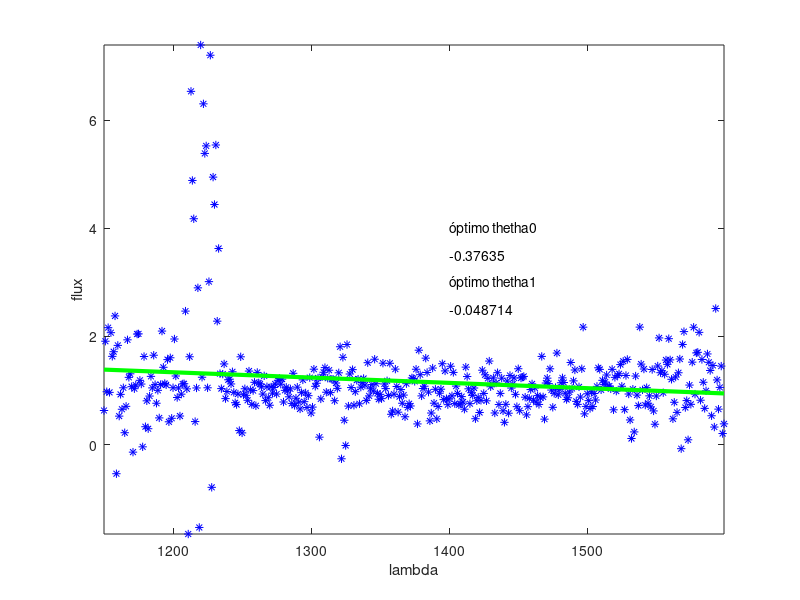
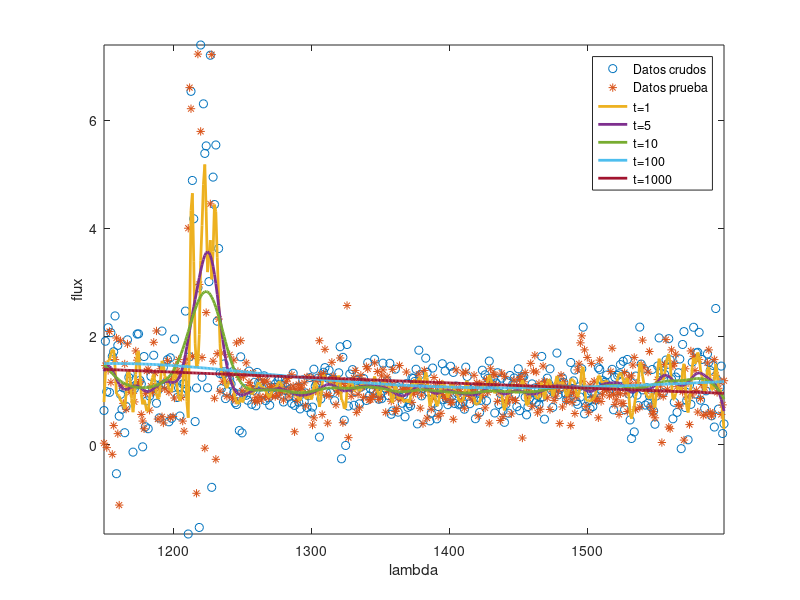

Source code (MATLAB) for these figures, in order:

pkg load optim;

load quasar_train.csv;
lambdas = quasar_train(1, :)';
train_qso = quasar_train(2:end, :);
load quasar_test.csv;
test_qso = quasar_test(2:end, :);


Xo=[ones(rows(lambdas),1),lambdas];

Yo=train_qso(1,:)';

Yp=test_qso(1,:)';


minX = min(Xo(:,2));
maxX = max(Xo(:,2));
mx = 2/(maxX-minX);
bx = 1-mx*maxX;

NM=[1 bx; 0 mx];
X=Xo*NM; 



minY=min(Yo);
maxY=max(Yo);
my = 2/(maxY-minY);
by = 1-my*maxY;

Y = my*Yo + by;

imy = 1/my;
iby = -by/my;



function res=J(theta,X,Y)
  D=(X*theta'-Y*ones(1,rows(theta)));
  res=0.5*sum(D.*D,1)';
endfunction;


function res=gradJ(theta,X,Y)
  res=(X'*(X*theta'-Y*ones(1,rows(theta))))';
endfunction;



  figure(1);
  hold off;
  plot(Xo(:,2),Yo,"*b");
  hold on;
  
  t=(X'*X)^(-1)*X'*Y;
  
  text (1400, 4, "óptimo thetha0");
  text (1400, 3.5,num2str (t(1)));
  
  
  text (1400, 3, "óptimo thetha1");
  text (1400, 2.5,num2str (t(2)));
  
  
  xlabel("lambda");
  ylabel("flux");
  
 
  printf("óptimo theta_0= %d óptimo theta_1= %d",t(1),t(2));
  fflush(stdout);
  
  

  lamb=linspace(min(Xo(:,2)),max(Xo(:,2)),5);


  flux=t(2)*imy*mx*lamb + (imy*t(2)*bx + imy*t(1)+iby);
  

  

  plot(lamb,flux,'g',"linewidth",3);

  
  axis([minX maxX minY maxY]);  
  
  
  
  ##########Regresión ponderada localmente
  
  W=zeros(length(X),length(X));
  the=zeros(length(X),5,2);
  T=5;
  Out=0;
  
  for (k=[1:length(X)])
    
      for (i=[1:length(X)])
        
        W(i,i)=exp(-(norm(Xo(k,:)-Xo(i,:))^2)/(2*T^2));
        
      endfor
        
      the(k,1,:)=(X'*W*X)^(-1)*X'*W*Y;
      
        
      for (j=[0:3])
        
          for (i=[1:length(X)])
            
            W(i,i)=exp(-(norm(Xo(k,:)-Xo(i,:))^2)/(2*10^(2*j)));
            
          endfor  
          
          the(k,j+2,:)=(X'*W*X)^(-1)*X'*W*Y;
      endfor
      
      
       
      Out1(k)=the(k,2,2)*imy*X(k,2) + imy*the(k,2,1)+iby;
      Out5(k)=the(k,1,2)*imy*X(k,2) + imy*the(k,1,1)+iby; 
      Out10(k)=the(k,3,2)*imy*X(k,2) + imy*the(k,3,1)+iby;
      Out100(k)=the(k,4,2)*imy*X(k,2) + imy*the(k,4,1)+iby;
      Out1000(k)=the(k,5,2)*imy*X(k,2) + imy*the(k,5,1)+iby;
      


  endfor

  
  figure(2);
  hold off;
  plot(Xo(:,2),Yo,"o");
  hold on;
  plot(Xo(:,2),Yp,"*");
  plot(Xo(:,2),Out1,"linewidth",2);
  plot(Xo(:,2),Out5,"linewidth",2);
  plot(Xo(:,2),Out10,"linewidth",2);
  plot(Xo(:,2),Out100,"linewidth",2);
  plot(Xo(:,2),Out1000,"linewidth",2);
  
  
  
  legend('Datos crudos','Datos prueba','t=1','t=5','t=10','t=100','t=1000');
  axis([minX maxX minY maxY]);  
  xlabel("lambda");
  ylabel("flux");

